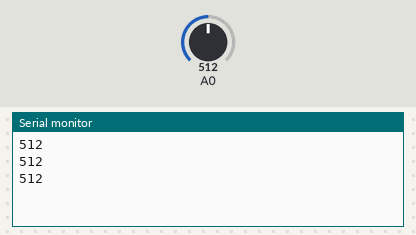
A sketch run on a simulated Arduino Uno, built with avr-gcc and run on an emulated ATmega328P. Shown: the last lines printed to the serial monitor. Inputs (shaded band) come from the test bench; at power-on: A0 = 512.

Above: at 1.3 s.
1.4 s: A0 set to 716
At 1.9 s:
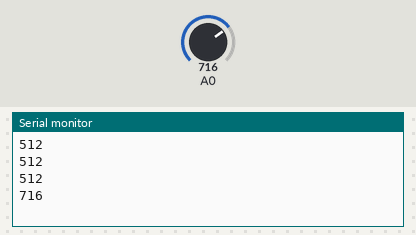
2.9 s: A0 set to 900
At 3.4 s:
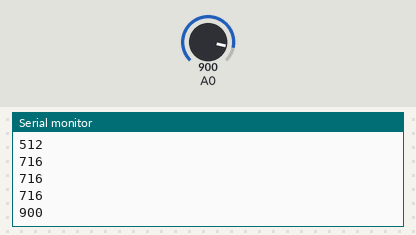
Timing chart, 0 to 5.9 s (numbered marks = the images above; inputs shaded):
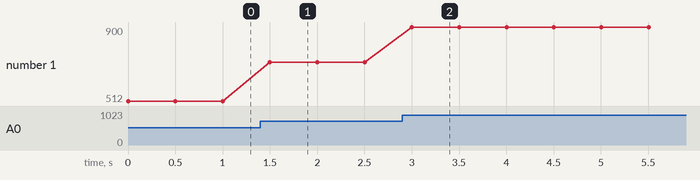

Measured:
- after the input at 1.4 s, the serial monitor: prints a new line after 0.10 s (image 1)
- after the input at 2.9 s, the serial monitor: prints a new line after 0.10 s (image 2)
- plotted number 1: 512 → 716 after the input at 1.4 s, 716 → 900 after the input at 2.9 s

The sketch:

potencjometr.ino
```cpp
int value;

void setup() {
  // put your setup code here, to run once:
Serial.begin(9600);
pinMode(A0, INPUT);
}

void loop() {
  // put your main code here, to run repeatedly:
value = analogRead(A0);
Serial.println(value);
delay(500);
}
```
